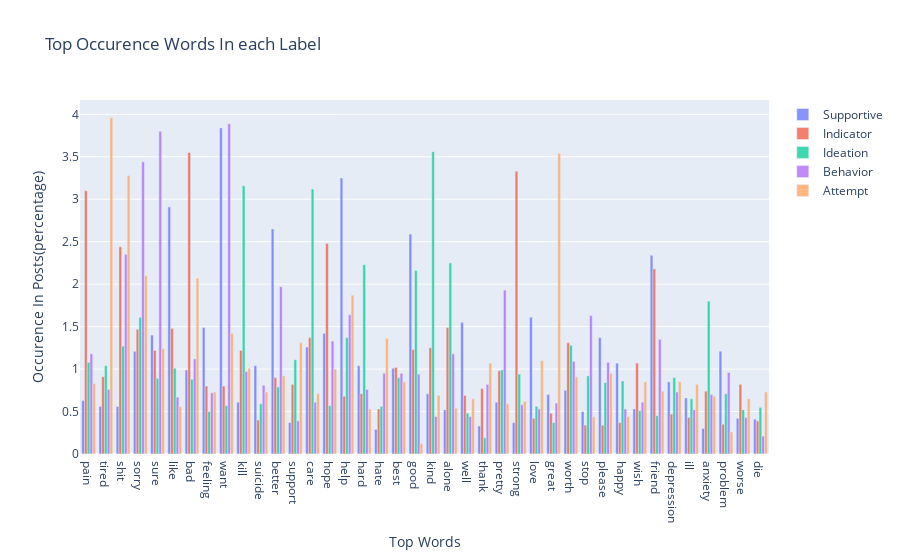

Source (notebook cell):
### Code cell
import pandas as pd
from plotly import __version__ 
from plotly.offline import init_notebook_mode
import cufflinks as cf
init_notebook_mode(connected=True)
cf.go_offline()

# type: series 
d0 = df_merged.loc[df_merged['label'] == 0, 'percentage']
d1 = df_merged.loc[df_merged['label'] == 1, 'percentage']
d2 = df_merged.loc[df_merged['label'] == 2, 'percentage']
d3 = df_merged.loc[df_merged['label'] == 3, 'percentage']
d4 = df_merged.loc[df_merged['label'] == 4, 'percentage']

fig = go.Figure()
fig.add_trace(go.Bar(x=df_merged['words'], y=d0, name = 'Supportive'))
fig.add_trace(go.Bar(x=df_merged['words'], y=d1, name = 'Indicator'))
fig.add_trace(go.Bar(x=df_merged['words'], y=d2, name = 'Ideation'))
fig.add_trace(go.Bar(x=df_merged['words'], y=d3, name = 'Behavior'))
fig.add_trace(go.Bar(x=df_merged['words'], y=d4, name = 'Attempt'))

fig.update_layout(title="Top Occurence Words In each Label", xaxis_title="Top Words", yaxis_title = "Occurence In Posts(percentage)")

# Reduce opacity to see both histograms
fig.update_traces(opacity=0.75)
fig.show()

### Figure 1 — Plotly figure (JSON) as saved in the notebook; plotly's stock layout.template omitted (floating-point values rounded to 4 significant figures; data arrays with more than 128 entries replaced by an {"elided": "..."} marker saying what was removed)
{"data": [{"name": "Supportive", "opacity": 0.75, "type": "bar", "x": {"elided": "200 str values"}, "y": [0.63, 0.56, 0.56, 1.21, 1.4, 2.91, 0.99, 1.49, 3.84, 0.61, 1.04, 2.65, 0.37, 1.26, 1.42, 3.25, 1.04, 0.29, 1.01, 2.59, 0.71, 0.52, 1.55, 0.33, 0.61, 0.37, 1.61, 0.7, 0.75, 0.5, 1.37, 1.07, 0.53, 2.34, 0.85, 0.66, 0.3, 1.21, 0.42, 0.41]}, {"name": "Indicator", "opacity": 0.75, "type": "bar", "x": {"elided": "200 str values"}, "y": [3.1, 0.91, 2.44, 1.47, 1.22, 1.48, 3.55, 0.8, 0.8, 1.22, 0.4, 0.9, 0.82, 1.37, 2.48, 0.68, 0.71, 0.53, 1.02, 1.23, 1.25, 1.49, 0.69, 0.77, 0.98, 3.33, 0.42, 0.48, 1.31, 0.34, 0.34, 0.37, 1.07, 2.18, 0.47, 0.43, 0.74, 0.35, 0.82, 0.39]}, {"name": "Ideation", "opacity": 0.75, "type": "bar", "x": {"elided": "200 str values"}, "y": [1.08, 1.04, 1.27, 1.61, 0.89, 1.01, 0.88, 0.5, 0.57, 3.16, 0.59, 0.79, 1.11, 3.12, 0.57, 1.37, 2.23, 0.56, 0.9, 2.16, 3.56, 2.25, 0.48, 0.19, 0.99, 0.94, 0.56, 0.37, 1.28, 0.92, 0.84, 0.86, 0.51, 0.45, 0.9, 0.65, 1.8, 0.71, 0.52, 0.55]}, {"name": "Behavior", "opacity": 0.75, "type": "bar", "x": {"elided": "200 str values"}, "y": [1.18, 0.76, 2.35, 3.44, 3.8, 0.67, 1.12, 0.72, 3.89, 0.97, 0.81, 1.97, 0.39, 0.61, 1.33, 1.64, 0.76, 0.95, 0.95, 0.94, 0.44, 1.18, 0.44, 0.82, 1.93, 0.58, 0.53, 0.6, 1.09, 1.63, 1.08, 0.53, 0.61, 1.35, 0.73, 0.52, 0.7, 0.96, 0.43, 0.21]}, {"name": "Attempt", "opacity": 0.75, "type": "bar", "x": {"elided": "200 str values"}, "y": [0.83, 3.96, 3.28, 2.1, 1.24, 0.56, 2.07, 0.73, 1.42, 1.01, 0.73, 0.92, 1.31, 0.71, 1, 1.87, 0.53, 1.36, 0.85, 0.12, 0.69, 0.54, 0.65, 1.07, 0.59, 0.62, 1.1, 3.54, 0.91, 0.44, 0.95, 0.44, 0.85, 0.74, 0.85, 0.82, 0.68, 0.26, 0.65, 0.73]}], "layout": {"title": {"text": "Top Occurence Words In each Label"}, "xaxis": {"title": {"text": "Top Words"}}, "yaxis": {"title": {"text": "Occurence In Posts(percentage)"}}}}
